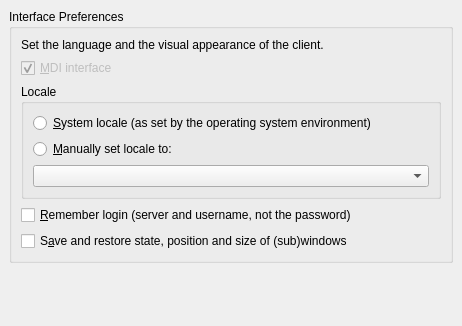
<?xml version="1.0" encoding="UTF-8"?>
<ui version="4.0">
 <class>PreferencesDialogInterface</class>
 <widget class="QWidget" name="PreferencesDialogInterface">
  <property name="geometry">
   <rect>
    <x>0</x>
    <y>0</y>
    <width>462</width>
    <height>326</height>
   </rect>
  </property>
  <layout class="QGridLayout">
   <property name="margin">
    <number>9</number>
   </property>
   <property name="spacing">
    <number>6</number>
   </property>
   <item row="1" column="0">
    <spacer name="verticalSpacer">
     <property name="orientation">
      <enum>Qt::Vertical</enum>
     </property>
     <property name="sizeHint" stdset="0">
      <size>
       <width>20</width>
       <height>40</height>
      </size>
     </property>
    </spacer>
   </item>
   <item row="0" column="0">
    <widget class="QGroupBox" name="groupBox_3">
     <property name="title">
      <string>Interface Preferences</string>
     </property>
     <property name="flat">
      <bool>false</bool>
     </property>
     <layout class="QGridLayout" name="gridLayout_3">
      <item row="3" column="0">
       <widget class="QGroupBox" name="groupBox">
        <property name="title">
         <string>Locale</string>
        </property>
        <layout class="QGridLayout" name="gridLayout_9">
         <item row="0" column="0">
          <widget class="QRadioButton" name="systemLocale">
           <property name="text">
            <string>&amp;System locale (as set by the operating system environment)</string>
           </property>
          </widget>
         </item>
         <item row="1" column="0">
          <widget class="QRadioButton" name="manualLocale">
           <property name="text">
            <string>&amp;Manually set locale to:</string>
           </property>
          </widget>
         </item>
         <item row="2" column="0">
          <widget class="QComboBox" name="locales"/>
         </item>
        </layout>
       </widget>
      </item>
      <item row="0" column="0">
       <widget class="QLabel" name="label">
        <property name="text">
         <string>Set the language and the visual appearance of the client.</string>
        </property>
        <property name="wordWrap">
         <bool>true</bool>
        </property>
       </widget>
      </item>
      <item row="1" column="0">
       <widget class="QCheckBox" name="mdi">
        <property name="enabled">
         <bool>false</bool>
        </property>
        <property name="text">
         <string>&amp;MDI interface</string>
        </property>
        <property name="checked">
         <bool>true</bool>
        </property>
       </widget>
      </item>
      <item row="4" column="0">
       <widget class="QCheckBox" name="rememberLogin">
        <property name="text">
         <string>&amp;Remember login (server and username, not the password)</string>
        </property>
       </widget>
      </item>
      <item row="5" column="0">
       <widget class="QCheckBox" name="saveRestoreState">
        <property name="text">
         <string>S&amp;ave and restore state, position and size of (sub)windows</string>
        </property>
       </widget>
      </item>
     </layout>
    </widget>
   </item>
  </layout>
 </widget>
 <tabstops>
  <tabstop>mdi</tabstop>
  <tabstop>systemLocale</tabstop>
  <tabstop>manualLocale</tabstop>
  <tabstop>locales</tabstop>
  <tabstop>rememberLogin</tabstop>
  <tabstop>saveRestoreState</tabstop>
 </tabstops>
 <resources/>
 <connections/>
</ui>
